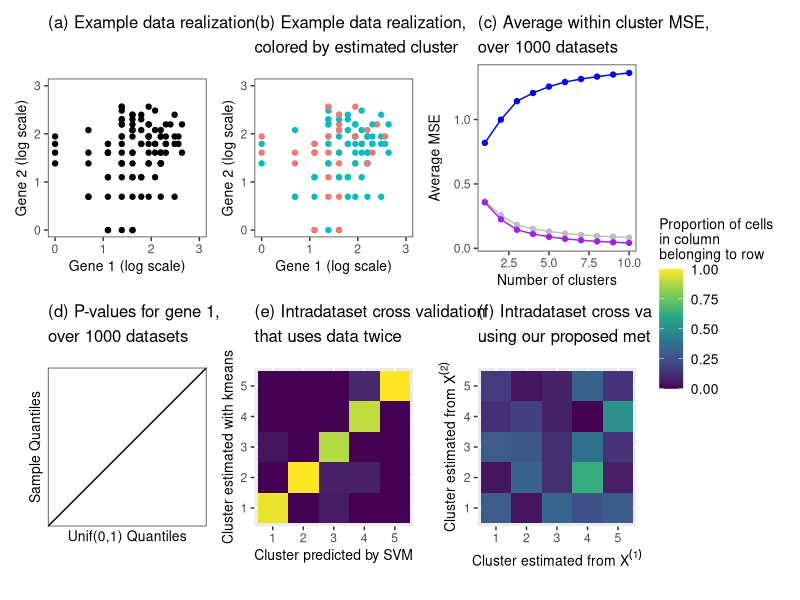
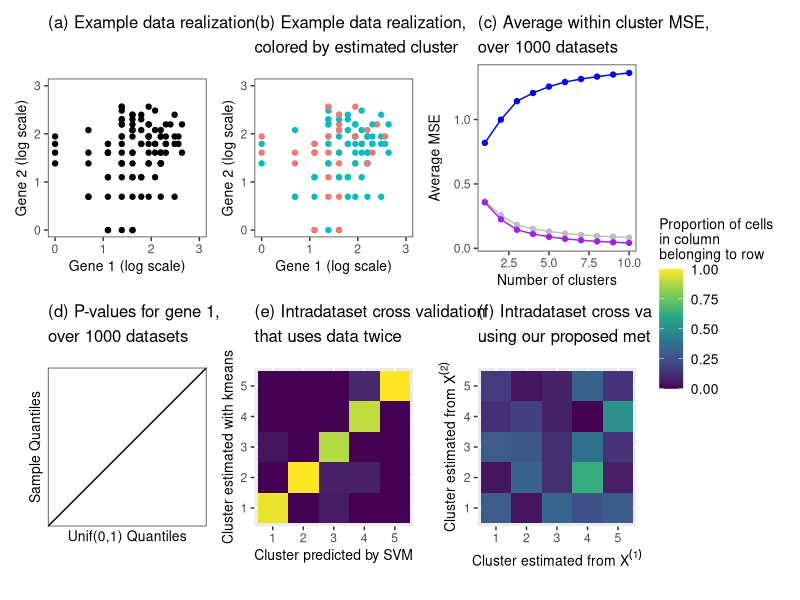

Write R code to recreate these figures, in order.
library(tidyverse)
library(patchwork)


### This is the main function that will be used for NBCS.
### Also implemented in the forthcoming R package for NBCS. 
betaBinSample <- function(x, b,eps) {
  p <- rbeta(length(x),eps*b,(1-eps)*b)
  return(rbinom(length(x),x,p))
}


#### Make panel a of figure 1
set.seed(2)
X <- matrix(rnbinom(200, mu=5, size=5), ncol=2)
hX <- log(X+1)
predMean <- colMeans(hX)
totalMSE <- sum(apply(hX, 1, function(u) (u-predMean)^2))/200
p1 <- ggplot(data=NULL, aes(x=hX[,1], y=hX[,2]))+geom_point()+xlab("Gene 1 (log scale)")+ ylab("Gene 2 (log scale)")+
  theme_bw()+coord_fixed()+theme(panel.grid.major=element_blank(), 
                                 panel.grid.minor=element_blank())+
  ggtitle("(a) Example data realization")+
  xlim(0,3)+ylim(0,3)

### Make panel b of Figure 1
set.seed(2)
cluster.full <- kmeans(hX, centers=2, nstart=20)$cluster
k2_SSE <- 0
for (k in 1:2) {
  clusterDat <- hX[cluster.full==k,]
  clusterMean <- colMeans(clusterDat)
  k2_SSE <- k2_SSE + sum(apply(clusterDat,1,function(u) (u-clusterMean)^2))
}
k2_MSE <- k2_SSE/200
pval <- summary(MASS::glm.nb(X[,1]~as.factor(cluster.full)))$coefficients[2,4]
p2 <- ggplot(data=NULL, aes(x=hX[,1], y=hX[,2], col=as.factor(cluster.full)))+
  geom_point()+xlab("Gene 1 (log scale)")+ ylab("Gene 2 (log scale)")+
  theme_bw()+coord_fixed()+theme(panel.grid.major=element_blank(), 
                                 panel.grid.minor=element_blank())+
  guides(col="none")+
  xlim(0,3)+ylim(0,3)+
  ggtitle("(b) Example data realization,", "colored by estimated cluster")

#### Carries out the MSE simulation for Panel C of Figure 1
ktry <- 10
nTrials <- 1000
allMSEs <- matrix(NA, nrow=nTrials, ncol=ktry)
sampSplitMSEs <- matrix(NA, nrow=nTrials, ncol=ktry)
countSplitMSEs <- matrix(NA, nrow=nTrials, ncol=ktry)

for (t in 1:nTrials) {
  set.seed(t) 
  X <- matrix(rnbinom(200, mu=5, size=5), ncol=2)
  Xtrain <- X[1:50,]
  Xtest <- X[51:100,]
  XtrainCS <- apply(X, 1:2, function(u) betaBinSample(u, 5, 0.5))
  XtestCS <- X - XtrainCS
  
  hX <- log(X+1)
  hXtrain <- hX[1:50,]
  hXtest <- hX[51:100,]
  hXtrainCS <- log(XtrainCS+1)
  hXtestCS <- log(XtestCS+1)
  
  for (k in 1:ktry) {
    cluster.full.try <- kmeans(hX, centers=k)$cluster
    cluster.train.try <- kmeans(hXtrain, centers=k)$cluster
    cluster.test.try <- class::knn(hXtrain, hXtest, cluster.train.try,3)
    cluster.cs.try <- kmeans(hXtrainCS, centers=k)$cluster
    k_SSE <- 0
    k_SSE_train <- 0
    k_SSE_cs <- 0
    for (kp in 1:k) {
      clusterDat <- X[cluster.full.try==kp,,drop='F']
      clusterMean <- colMeans(clusterDat)
      
      clusterDatTrain <- Xtrain[cluster.train.try == kp,,drop='F']
      clusterDatTest <- Xtest[cluster.test.try== kp,,drop='F']
      clusterDatCS.Train <- XtrainCS[cluster.cs.try== kp,,drop='F']
      clusterDatCS.Test <- XtestCS[cluster.cs.try== kp,,drop='F']
      
      clusterMeanTrain <- colMeans(clusterDatTrain)
      clusterMeanTrainCS <- colMeans(clusterDatCS.Train)
      
      k_SSE <- k_SSE + sum(apply(clusterDat,1,function(u) (log(u+1)-log(clusterMean+1))^2))
      k_SSE_train <- k_SSE_train + sum(apply(clusterDatTest,1,function(u) (log(u+1)-log(clusterMeanTrain+1))^2))
      k_SSE_cs <- k_SSE_cs + sum(apply(clusterDatCS.Test,1,function(u) (log(u+0.5)-log( clusterMeanTrainCS+0.5))^2))
    }
    allMSEs[t, k] <- k_SSE/200
    sampSplitMSEs[t,k] <- k_SSE_train/100
    countSplitMSEs[t,k] <- k_SSE_cs/200
  }
}

naiveCol <- "purple"
sampSplitCol <- "grey"
csCol <- "blue"
pMSEthree <- ggplot(data=NULL, aes(x=1:ktry, y=colMeans(sampSplitMSEs, na.rm=TRUE), col="bSample Splitting"))+
  geom_line()+theme_bw()+geom_point(aes(col="bSample Splitting"))+
  geom_point(aes(x=1:ktry, y=colMeans(allMSEs), col="aUse data twice"))+
  geom_line(aes(x=1:ktry, y=colMeans(allMSEs), col="aUse data twice"))+
  geom_point(aes(x=1:ktry, y=colMeans(countSplitMSEs), col="cOur proposed method"))+
  geom_line(aes(x=1:ktry, y=colMeans(countSplitMSEs), col="cOur proposed method"))+
  theme(panel.grid.major=element_blank(), 
        panel.grid.minor=element_blank())+
  xlab("Number of clusters")+ylab("Average MSE")+
  ggtitle("(c) Average within cluster MSE,", "over 1000 datasets")+
  scale_color_manual(values=c(naiveCol, sampSplitCol,csCol))+
  guides(col="none")

### Carries out the differential expression simulation for Panel D of Figure 1
nTrials <- 1000
pvalsNaive <- rep(NA, nrow=nTrials)
pvals_sampsplit <- rep(NA, nrow=nTrials)
pvals_cs <- rep(NA, nrow=nTrials)

for (t in 1:nTrials) {
  set.seed(t) 
  X <- matrix(rnbinom(200, mu=5, size=5), ncol=2)
  hX <- log(X+1)
  hXtrain <- hX[1:50,]
  hXtest <- hX[51:100,]
  Xtest <- X[51:100,]
  XtrainCS <- apply(X, 1:2, function(u) betaBinSample(u, 5, 0.5))
  XtestCS <- X - XtrainCS
  
  
  cluster.full.try <- kmeans(hX, centers=2)$cluster
  cluster.train.try <- kmeans(hXtrain, centers=2)$cluster
  cluster.test.try <- class::knn(hXtrain, hXtest, cluster.train.try,3)
  cluster.cs.try <- kmeans(log(XtrainCS+1), centers=2)$cluster
  
  
  pvalsNaive[t] <- summary(MASS::glm.nb(X[,1]~as.factor(cluster.full.try)))$coefficients[2,4]
  pvals_sampsplit[t] <- summary(MASS::glm.nb(Xtest[,1]~as.factor(cluster.test.try)))$coefficients[2,4]
  pvals_cs[t] <- summary(MASS::glm.nb(XtestCS[,1]~as.factor(cluster.cs.try)))$coefficients[2,4]
}

pQQthree <- ggplot(data=NULL)+
  geom_qq(aes(sample=as.numeric(pvals_sampsplit), col="bSample Splitting"), distribution="qunif")+
  geom_qq(aes(sample=as.numeric(pvalsNaive), col="aUse data twice"), distribution="qunif")+
  geom_qq(aes(sample=as.numeric(pvals_cs), col="cOur proposed method"), distribution="qunif")+
  theme_bw()+
  scale_color_manual(values=c(naiveCol, sampSplitCol, csCol),
                     labels=c("Use full data twice", "Sample Splitting", "Our proposed method"))+
  geom_abline(intercept=0,slope=1)+
  ggtitle("(d) P-values for gene 1,", "over 1000 datasets")+
  xlab("Unif(0,1) Quantiles")+ylab("Sample Quantiles")+
  coord_fixed()+labs(col="Method")


#### Carries out the IDCV procedure for Panel E of Figure 1. 
set.seed(2)
n <- 100
p <- 2
Xnull <- matrix(rnbinom(n*p, mu=5, size=5), ncol=p)
clusters <- kmeans(log(Xnull+1), centers=5)$cluster
Y <- log(Xnull+1)
numClust <- 5
folds <- 5
clusterLabs <- as.factor(kmeans(Y, centers=numClust, nstart=50)$cluster)
confusionMatrix <- matrix(0, nrow=numClust, ncol=numClust)
crossValIndices <- sample(1:n, size=n, replace=FALSE)
counter <- 1
for (f in 1:folds) {
  testIndices <-  crossValIndices[counter:(counter+n/folds-1)]
  counter <- counter+n/folds
  Ytrain <- Y[-testIndices,]
  Ytest <- Y[testIndices,]
  clustersTrain <- clusterLabs[-testIndices]
  clustersTest <- clusterLabs[testIndices]
  classifier <- e1071::svm(x=Ytrain, y=as.factor(clustersTrain), kernel="linear")
  preds <- predict(classifier, newdata=Ytest)
  confusionMatrix <- confusionMatrix + table(preds, clustersTest)
}
p.IDCV.cao <- ggplot(data=data.frame(confusionMatrix/colSums(confusionMatrix)), aes(x= clustersTest, y= preds, fill=Freq))+geom_tile()+
  xlab("Cluster predicted by SVM")+
  ylab("Cluster estimated with kmeans")+
  ggtitle("(e) Intradataset cross validation", 
          "that uses data twice")+
  scale_fill_viridis_c(begin=0, end=1, limits=c(0,1))+
  labs(fill="Proportion") + coord_fixed()

sum(diag(confusionMatrix))/sum(confusionMatrix)

#### Carries out the simulation for Panel F of Figure 1
Xtrain <- t(apply(Xnull, 1, function(u) betaBinSample(u, 1, 0.5)))
Xtest <- Xnull-Xtrain
#### Cluster both datasets on log scale. 
Ytrain <- log(Xtrain+1)
Ytest <- log(Xtest+1)
clustersTrain <- kmeans(Ytrain, centers=numClust, nstart=50)$cluster
clustersTest <- kmeans(Ytest, centers=numClust, nstart=50)$cluster
myTab <- table(clustersTrain, clustersTest)
p.IDCV.cs <- ggplot(data=data.frame(myTab/colSums(myTab)), 
                    aes(x= clustersTrain, y= clustersTest, fill=Freq))+geom_tile()+
  xlab(expression("Cluster estimated from"~X^{(1)}))+
  ylab(expression("Cluster estimated from"~X^{(2)}))+
  ggtitle("(f) Intradataset cross validation", 
          "using our proposed method")+
  coord_fixed()+
  labs(fill="Proportion")+
  scale_fill_viridis_c(begin=0, end=1, limits=c(0,1))




#### MAKE THE FIGURE
library(viridis)
p1+p2+pMSEthree+pQQthree+p.IDCV.cao+p.IDCV.cs+
  plot_layout(guides="collect", nrow=2, widths=c(1,1,1)) & 
  theme(plot.title=element_text(size=12), 
        plot.subtitle = element_text(size=12),
        axis.title = element_text(size=10),
        legend.title = element_text(size=10),
        legend.text = element_text(size=10)) &
  labs(fill = "Proportion of cells \nin column \nbelonging to row")
ggsave("~/Dropbox/nbCS_paper/v16-biometrics/figures/intro_MEGA.png",
       width=11, height=6)











